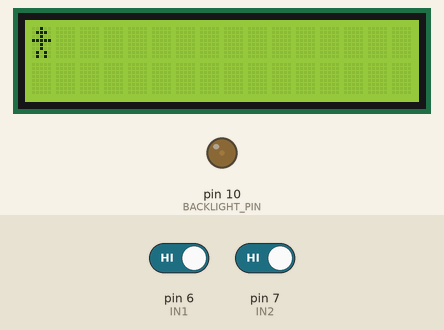
Simulated run of this sketch. Board: Arduino Uno, built with avr-gcc and run on an emulated ATmega328P. On the bench: 16×2 character LCD, output pins drawn as LEDs (lit = HIGH). The inputs (shaded band) are chosen by the test bench; at power-on: pin 6 (IN1) HIGH, pin 7 (IN2) HIGH.

Above: at 1.2 s.
1.3 s: pin 6 (IN1) driven LOW
At 2.31 s:
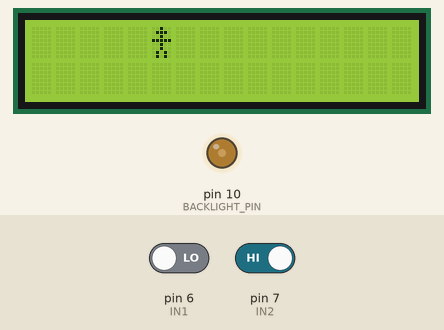
At 3.9 s:
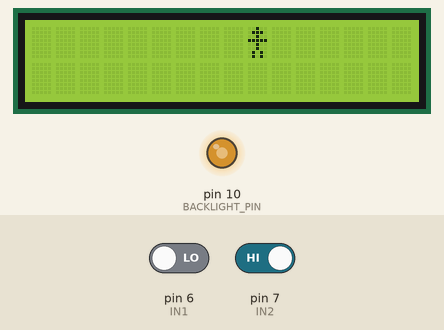
4.3 s: pin 7 (IN2) driven LOW
At 4.51 s:
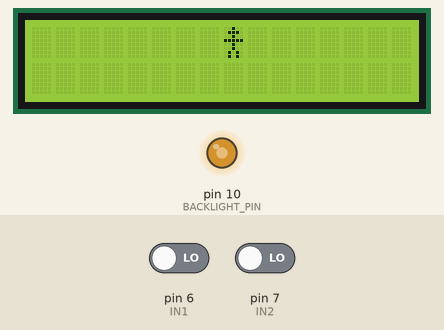
Timing chart, 0 to 7.3 s (numbered marks = the images above; inputs shaded):
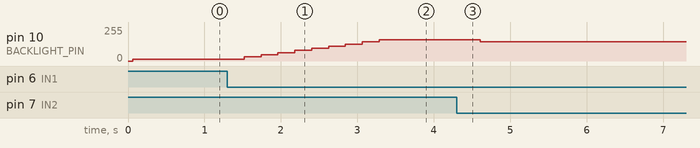

The sketch:

moveCharacter.pde
```cpp
/*
  LiquidCrystal Library - Hello World

 Demonstrates the use a 16x2 LCD display.  The LiquidCrystal
 library works with all LCD displays that are compatible with the
 Hitachi HD44780 driver. There are many of them out there, and you
 can usually tell them by the 16-pin interface.

 This sketch prints "Hello World!" to the LCD
 and shows the time.

  The circuit:
 * LCD RS pin to digital pin 12
 * LCD Enable pin to digital pin 11
 * LCD D4 pin to digital pin 5
 * LCD D5 pin to digital pin 4
 * LCD D6 pin to digital pin 3
 * LCD D7 pin to digital pin 2
 * LCD R/W pin to ground
 * 10K resistor:
 * ends to +5V and ground
 * wiper to LCD VO pin (pin 3)
*/
/*-============================================================================/
includes, global declarations
/============================================================================-*/
#include <LiquidCrystal.h>

const int CUSTOM_CHAR = 0;  // up to 8 custom characters (0 - 7) can be created
const int IN1 = 6;
const int IN2 = 7;
const int BACKLIGHT_PIN = 10;
const int START_DELAY = 20;
const int END_DELAY = 200;
// Used for writeChar()
const int FAR_LEFT = 0;
const int LEFT = 1;
const int RIGHT = 2;
const int FAR_RIGHT = 3;

LiquidCrystal lcd(12, 11, 5, 4, 3, 2);
int column, row;
/*-============================================================================/
functions
/============================================================================-*/
/*-===========/
void setup() -- the first function run
/===========-*/
void setup() {
    // lcd has arg0 columns, arg1 rows
    lcd.begin(16, 2);

    byte customCharBlueprint[8] = {
        B00100,
        B01110,
        B00100,
        B11111,
        B00100,
        B00100,
        B01010,
        B01010
    };
    lcd.createChar(CUSTOM_CHAR, customCharBlueprint);

    column = 0;
    row = 0;
    writeChar(FAR_LEFT);

    pinMode(BACKLIGHT_PIN, OUTPUT);
    analogWrite(BACKLIGHT_PIN, 0);
}

/*-===========/
void loop() -- the preordained main loop
/===========-*/
void loop() {
    if(LOW == digitalRead(IN1)) {
        delay(START_DELAY);                 // debounce delay
        writeChar(RIGHT);
        delay(END_DELAY);                   // debounce delay
    }

    if(LOW == digitalRead(IN2)) {
        delay(START_DELAY);
        writeChar(LEFT);
        delay(END_DELAY);
    }

    analogWrite(BACKLIGHT_PIN, (16*(column + 1)) - 1);
}

/*-===========/
void writeChar() -- move the custom character. Do not move beyond edge of screen.
/===========-*/
void writeChar(int direction) {
    lcd.setCursor(column, row);
    lcd.print(' ');

    switch(direction) {
        case FAR_LEFT:
            column = 0;
            break;

        case LEFT:
            // do not go past left edge of screen
            if(column > 0) {
                column--;
            }
            break;

        case RIGHT:
            // do not go past right edge of screen
            if(column < 9) {
                column++;
            }
            break;

        case FAR_RIGHT:
            column = 9;
            break;

        default:
            break;
    }

    lcd.setCursor(column, row);
    lcd.write(CUSTOM_CHAR);

//    lcd.setCursor(0, 1);
//    lcd.print("                ");
//    lcd.setCursor(0, 1);
//    lcd.print("col ");
//    lcd.print(column);
//    lcd.print(" row ");
//    lcd.print(row);
}
```

Measured:
- after the input at 1.3 s, pin 10 (BACKLIGHT_PIN): moves from 15/255 to 159/255 over 1.8 s, starting after 0.22 s; the display: first changes at once (image 1 shows a later state)
- after the input at 4.3 s, pin 10 (BACKLIGHT_PIN): 159/255 → 143/255 after 0.31 s; the display: changes after 0.11 s (image 3)
